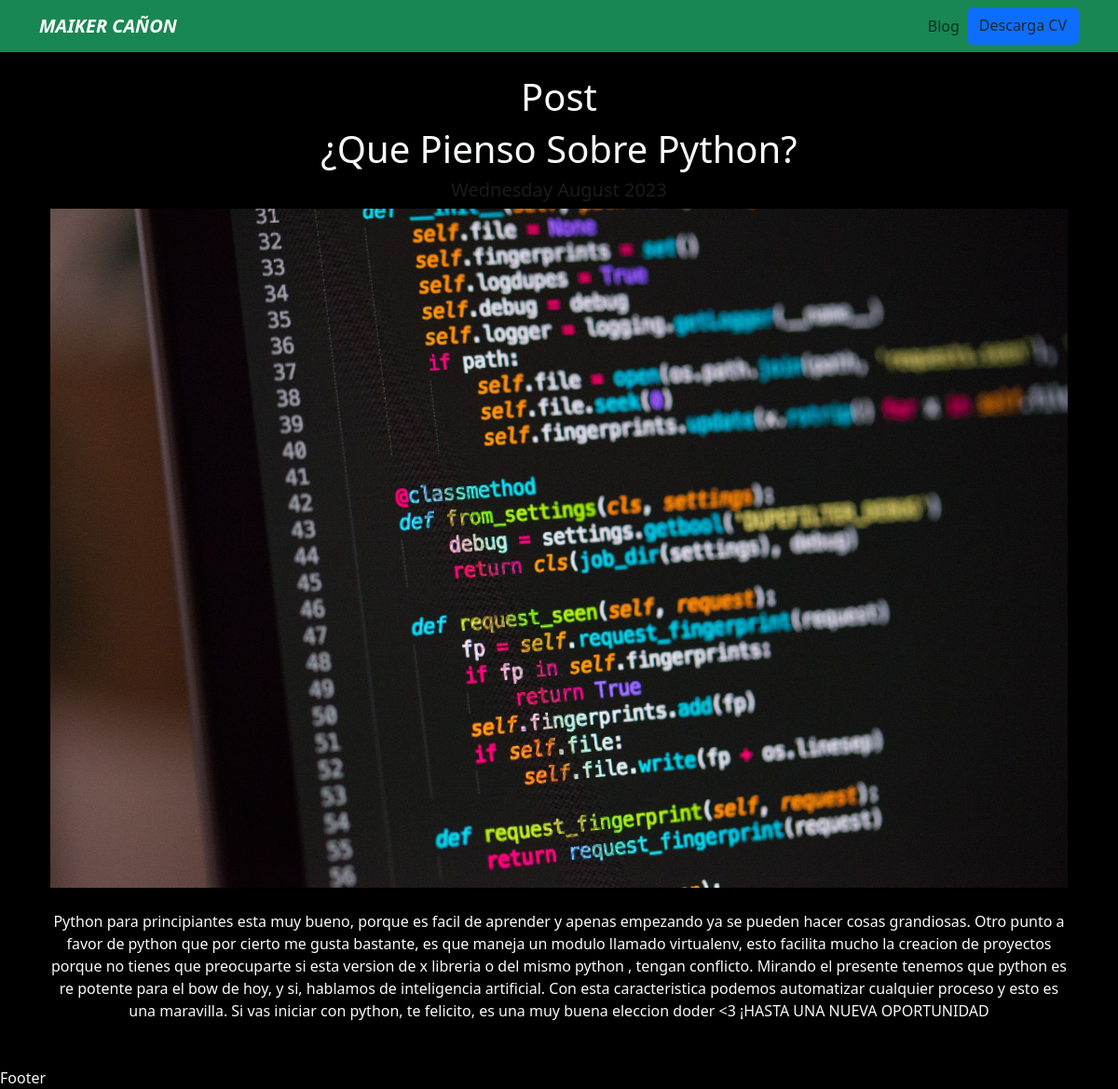
The app's page /blog/4 with its own data.
### blog/models.py (models this page shows)
class Post(models.Model):
    title=models.CharField(max_length=200)
    description=models.TextField()
    imagen=models.ImageField(upload_to='blog/images/')
    date=models.DateField(datetime.date.today)
    objects=models.Manager()

### blog/views.py (the view)
# urls.py: path('<int:post_id>', post_detail, name='post_detail')
def post_detail(request, post_id):
    existe_post=get_object_or_404(Post,pk=post_id)
    return render(request, 'posts_detail.html', {'detail':existe_post} )

### blog/templates/posts_detail.html
{%extends 'layout.html'%}
{%block content%}
   <div class="text-center">
    <h1>Post</h1>
    <h1>{{detail.title}}</h1>
    <h2 class="my-2 h5 text-muted">{{detail.date|date:'l F o'}}</h2>
    <img src="{{detail.imagen.url}}" class="img-fluid" alt="">
    <div class="my-4">
        <p >{{detail.description}}</p>
    </div>
   </div>
{%endblock%}

### portafolio/static/portafolio/main.css (style rules this page uses)
body { background: #000; }

### records on screen
Post: title "¿Que Pienso Sobre Python?", date "Wednesday August 2023", imagen (picture), description "Python para principiantes esta muy bueno, porque es facil de aprender y apenas empezando ya se pueden hacer cosas grandiosas. Otro punto a favor de python que por cierto me gusta bastante, es que maneja un modulo llamado virtualenv, esto facilita mucho la creacion de proyectos porque no tienes que preocuparte si esta version de x libreria o del mismo python , tengan conflicto. Mirando el presente tenemos que python es re potente para el bow de hoy, y si, hablamos de inteligencia artificial. Con esta caracteristica podemos automatizar cualquier proceso y esto es una maravilla. Si vas iniciar con python, te felicito, es una muy buena eleccion doder <3 ¡HASTA UNA NUEVA OPORTUNIDAD"
